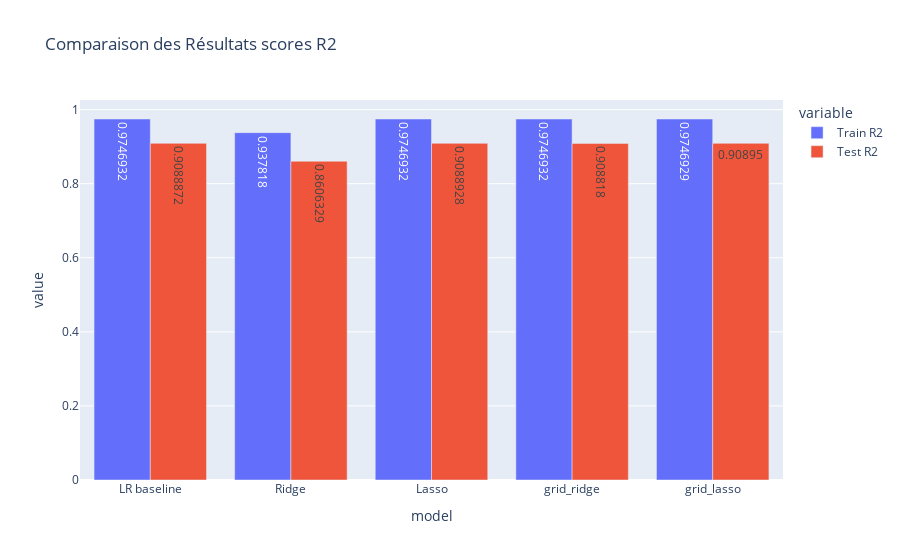

Source (notebook cell):
### Markdown cell above
### Sauvegarde des résultats Ridge - Lasso + visualisation
---

### Code cell
# Sauvegarde dans scores_df
new_rows = [
    {"model": "Ridge", "Train R2": ridge.score(x_train, y_train), "Test R2": ridge.score(x_test, y_test)},
    {"model": "Lasso", "Train R2": lasso.score(x_train, y_train), "Test R2": lasso.score(x_test, y_test)},
    {"model": "grid_ridge", "Train R2": grid_ridge.score(x_train, y_train), "Test R2": grid_ridge.score(x_test, y_test)},
    {"model": "grid_lasso", "Train R2": grid_lasso.score(x_train, y_train), "Test R2": grid_lasso.score(x_test, y_test)}
]
scores_df = pd.concat([scores_df, pd.DataFrame(new_rows)], ignore_index=True)

scores_df.to_csv("data/walmart_scores.csv", mode="a", header=False, index=False)
scores_df.head()

fig = px.bar(
    scores_df,
    x='model',
    y=['Train R2', 'Test R2'],
    title='Comparaison des Résultats scores R2',
    barmode='group',  # Barres groupées
    text_auto=True  # Affiche les valeurs sur les barres
)
fig.show()
# les performances des modéles restent trés proche. La baseline de départ avait déjà de trés bon résultat

### Figure 1 — Plotly figure (JSON) as saved in the notebook; plotly's stock layout.template omitted (floating-point values rounded to 4 significant figures)
{"data": [{"alignmentgroup": "True", "hovertemplate": "variable=Train R2<br>model=%{x}<br>value=%{y}<extra></extra>", "legendgroup": "Train R2", "marker": {"color": "#636efa", "pattern": {"shape": ""}}, "name": "Train R2", "offsetgroup": "Train R2", "orientation": "v", "showlegend": true, "textposition": "auto", "texttemplate": "%{y}", "type": "bar", "x": ["LR baseline", "Ridge", "Lasso", "grid_ridge", "grid_lasso"], "xaxis": "x", "y": [0.9747, 0.9378, 0.9747, 0.9747, 0.9747], "yaxis": "y"}, {"alignmentgroup": "True", "hovertemplate": "variable=Test R2<br>model=%{x}<br>value=%{y}<extra></extra>", "legendgroup": "Test R2", "marker": {"color": "#EF553B", "pattern": {"shape": ""}}, "name": "Test R2", "offsetgroup": "Test R2", "orientation": "v", "showlegend": true, "textposition": "auto", "texttemplate": "%{y}", "type": "bar", "x": ["LR baseline", "Ridge", "Lasso", "grid_ridge", "grid_lasso"], "xaxis": "x", "y": [0.9089, 0.8606, 0.9089, 0.9088, 0.909], "yaxis": "y"}], "layout": {"barmode": "group", "legend": {"title": {"text": "variable"}, "tracegroupgap": 0}, "title": {"text": "Comparaison des Résultats scores R2"}, "xaxis": {"anchor": "y", "domain": [0, 1], "title": {"text": "model"}}, "yaxis": {"anchor": "x", "domain": [0, 1], "title": {"text": "value"}}}}
